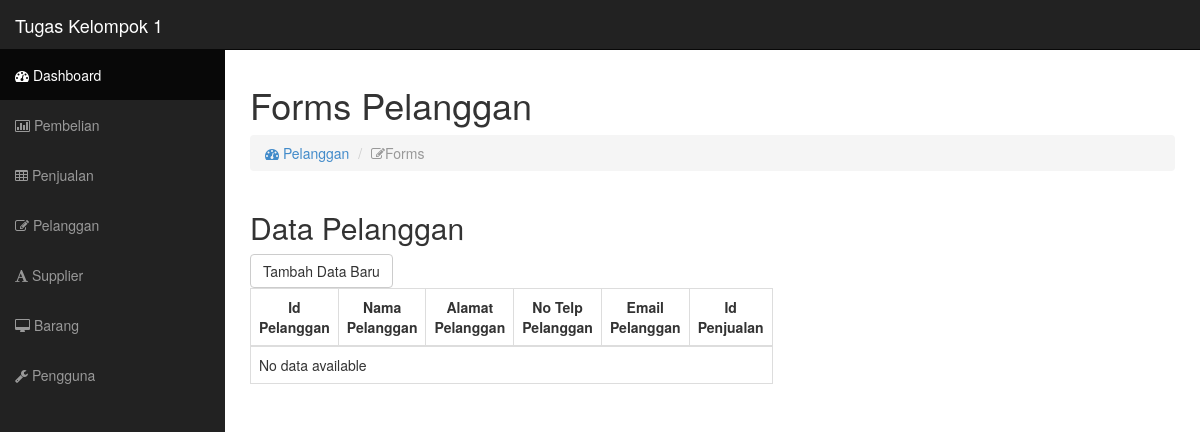
The page /pelanggan.php on the database as committed earlier.
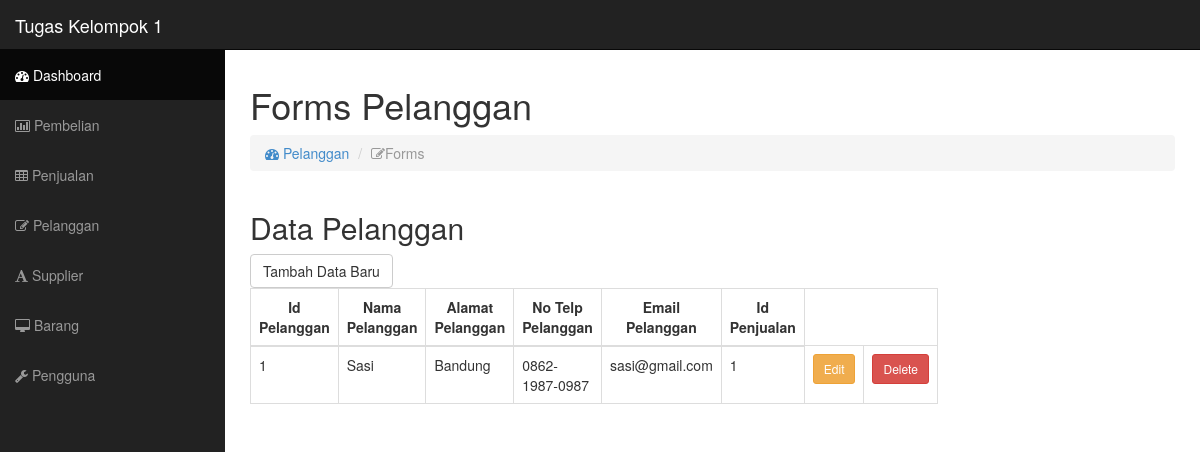
The same page on the database as committed later.
### tables this page shows
CREATE TABLE `pelanggan` (
  `idpelanggan` int(11) NOT NULL,
  `namapelanggan` varchar(255) NOT NULL,
  `alamatpelanggan` text NOT NULL,
  `notelppelanggan` varchar(255) NOT NULL,
  `emailpelanggan` varchar(255) NOT NULL,
  `idpenjualan` int(11) NOT NULL
);

### pelanggan_controller.php (called while the page is built, shortened)
<?php
include "config.php";
function get_data_pelanggan()
{
    global $conn;
    $sql = "SELECT * FROM pelanggan";
    $result = $conn->query($sql);
    return $result;
}
?>

### pelanggan.php (the view, shortened to what this page needs)
<?php
include "config.php";
require_once 'pelanggan_controller.php';
?>
<!DOCTYPE html>
<html lang="en">
<head>
  <link href="css/bootstrap.css" rel="stylesheet">
  <link href="css/sb-admin.css" rel="stylesheet">
  <link rel="stylesheet" href="font-awesome/css/font-awesome.min.css">
</head>
<body>
  <div id="wrapper">
    <nav class="navbar navbar-inverse navbar-fixed-top" role="navigation">
      <div class="navbar-header">
        <a class="navbar-brand" href="index.php">Tugas Kelompok 1</a>
      </div>
      <div class="collapse navbar-collapse navbar-ex1-collapse">
        <ul class="nav navbar-nav side-nav">
          <li class="active"><a href="index.php"><i class="fa fa-dashboard"></i> Dashboard</a></li>
          <li><a href="pembelian.php"><i class="fa fa-bar-chart-o"></i> Pembelian</a></li>
          <li><a href="penjualan.php"><i class="fa fa-table"></i> Penjualan</a></li>
          <li><a href="pelanggan.php"><i class="fa fa-edit"></i> Pelanggan</a></li>
          <li><a href="supplier.php"><i class="fa fa-font"></i> Supplier</a></li>
          <li><a href="barang.php"><i class="fa fa-desktop"></i> Barang</a></li>
          <li><a href="pengguna.php"><i class="fa fa-wrench"></i> Pengguna</a></li>
      </div>
    </nav>
    <div id="page-wrapper">
      <div class="row">
        <div class="col-lg-12">
          <h1>Forms Pelanggan</h1>
          <ol class="breadcrumb">
            <li><a href="index.html"><i class="fa fa-dashboard"></i> Pelanggan</a></li>
            <li class="active"><i class="fa fa-edit"></i>Forms</li>
          </ol>
        </div>
        <div class="col-lg-6">
          <h2>Data Pelanggan</h2>
          <div class="table-responsive">
            <button type="button" class="btn btn-default" id="btnTambahData">Tambah Data Baru</button>
            <table class="table table-bordered table-hover tablesorter" id="tableDataPelanggan">
              <thead>
                <tr>
                  <th class="text-center">Id Pelanggan</th>
                  <th class="text-center">Nama Pelanggan</th>
                  <th class="text-center">Alamat Pelanggan</th>
                  <th class="text-center">No Telp Pelanggan</th>
                  <th class="text-center">Email Pelanggan</th>
                  <th class="text-center">Id Penjualan</th>
                </tr>
              </thead>
              <tbody>
                <?php
                $barangData = get_data_pelanggan();
                if ($barangData->num_rows > 0) {
                  while ($row = $barangData->fetch_assoc()) {
                    echo "<tr>";
                    echo "<td>" . $row["idpelanggan"] . "</td>";
                    echo "<td>" . $row["namapelanggan"] . "</td>";
                    echo "<td>" . $row["alamatpelanggan"] . "</td>";
                    echo "<td>" . $row["notelppelanggan"] . "</td>";
                    echo "<td>" . $row["emailpelanggan"] . "</td>";
                    echo "<td>" . $row["idpenjualan"] . "</td>";
                    echo "<td><a class='btn btn-warning btn-sm' onclick='showEditForm(" . $row["idpelanggan"] . ")'>Edit</a></td>";
                    echo "<td><a href='pelanggan_controller.php?delete_id=" . $row["idpelanggan"] . "' class='btn btn-danger btn-sm' name='delete' onclick='return confirm(\"Are you sure you want to delete this record?\");'>Delete</a></td>";
                    echo "</tr>";
                  }
                } else {
                  echo "<tr><td colspan='6'>No data available</td></tr>";
                }
                ?>
              </tbody>
            </table>
          </div>
          <div class="col-lg-6">
          </div>
        </div>
      </div>
    </div>
  </div>
</body>
</html>

Rows that differ between the two databases and show on the page:
added pelanggan: idpelanggan "1", namapelanggan "Sasi", alamatpelanggan "Bandung", notelppelanggan "0862-1987-0987", emailpelanggan "sasi@gmail.com", idpenjualan "1"
Other text that changed with them:
text no longer shown: "No data available"
